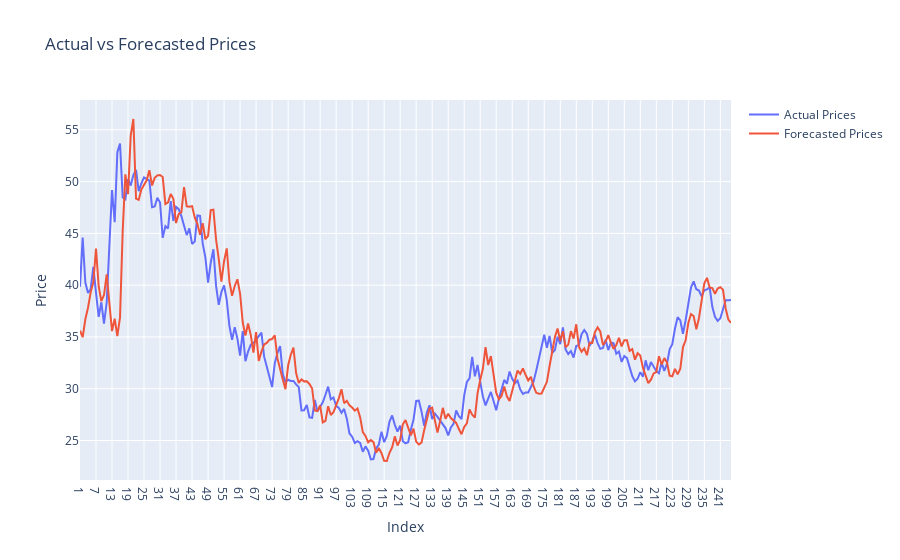

The notebook cell this image was saved under:
### Code cell
# Import the %R magic and execute the R code
%R -o forecast_comparison

# Now price_comparison is available in Python
import plotly.graph_objs as go

# Create traces for actual and forecasted prices
actual_trace = go.Scatter(
    x=forecast_comparison.index,
    y=forecast_comparison['Actual'],
    mode='lines',
    name='Actual Prices'
)

forecasted_trace = go.Scatter(
    x=forecast_comparison.index,
    y=forecast_comparison['Forecasted'],
    mode='lines',
    name='Forecasted Prices'
)

# Create the plot
layout = go.Layout(
    title='Actual vs Forecasted Prices',
    xaxis=dict(title='Index'),
    yaxis=dict(title='Price'),
)

fig = go.Figure(data=[actual_trace, forecasted_trace], layout=layout)
fig.show()

### Figure 1 — Plotly figure (JSON) as saved in the notebook; plotly's stock layout.template omitted (floating-point values rounded to 4 significant figures; data arrays with more than 128 entries replaced by an {"elided": "..."} marker saying what was removed)
{"data": [{"mode": "lines", "name": "Actual Prices", "type": "scatter", "x": {"elided": "245 str values"}, "y": {"elided": "245 float values"}}, {"mode": "lines", "name": "Forecasted Prices", "type": "scatter", "x": {"elided": "245 str values"}, "y": {"elided": "245 float values"}}], "layout": {"title": {"text": "Actual vs Forecasted Prices"}, "xaxis": {"title": {"text": "Index"}}, "yaxis": {"title": {"text": "Price"}}}}
